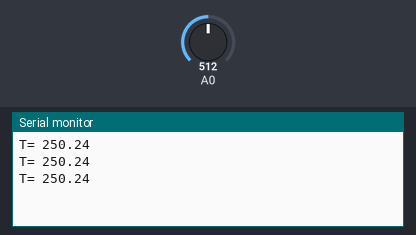
Bench run of a sketch on a simulated Arduino Uno, built with avr-gcc and run on an emulated ATmega328P. On the bench: the last lines printed to the serial monitor. The inputs (shaded band) are chosen by the test bench; at power-on: A0 = 512.

Above: at 1.3 s.
1.4 s: A0 set to 716
At 1.9 s:
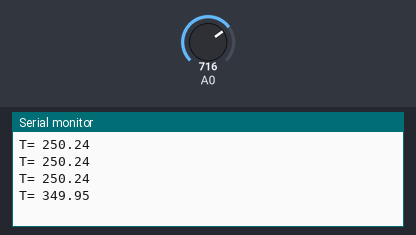
2.9 s: A0 set to 900
At 3.4 s:
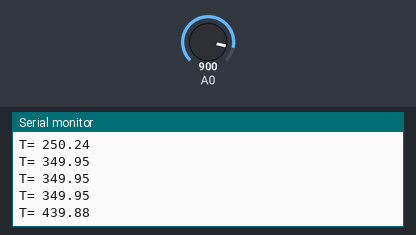
Timing chart, 0 to 5.9 s (numbered marks = the images above; inputs shaded):
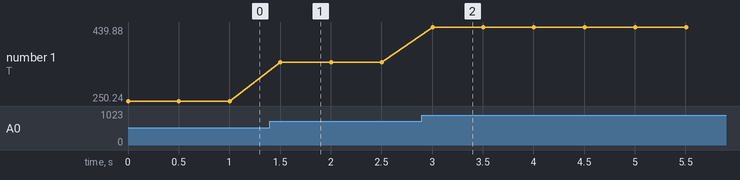

Measured:
- after the input at 1.4 s, the serial monitor: prints a new line after 0.10 s (image 1)
- after the input at 2.9 s, the serial monitor: prints a new line after 0.10 s (image 2)
- plotted number 1: 250.24 → 349.95 after the input at 1.4 s, 349.95 → 439.88 after the input at 2.9 s

The sketch:

temp.ino
```cpp
int temp;
float temperatura;
void setup()
{
  Serial.begin(9600);
}

void loop()
{
  temp=analogRead(A0);
  temperatura=(5.0*temp*100.0)/1023.0;
  Serial.print("T= ");
  Serial.println(temperatura);
  delay(500);
}
```
